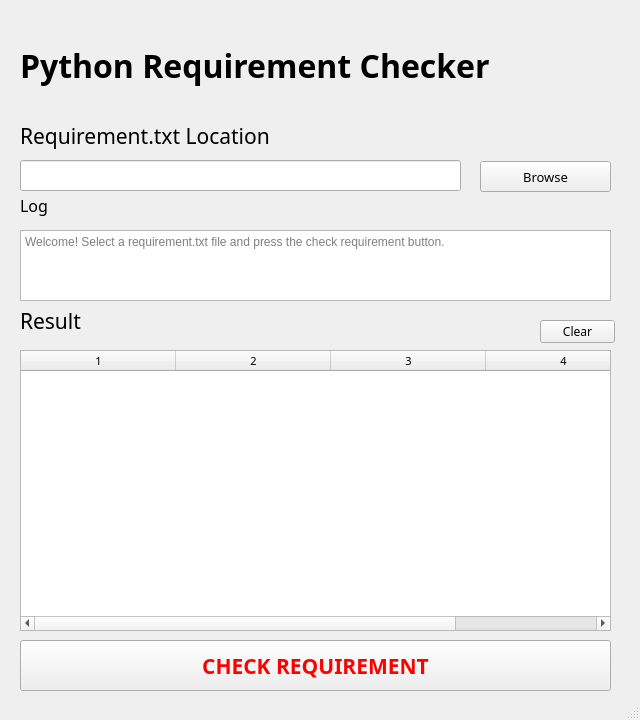
<?xml version="1.0" encoding="UTF-8"?>
<ui version="4.0">
 <class>MainWindow</class>
 <widget class="QMainWindow" name="Python Requirement Checker">
  <property name="geometry">
   <rect>
    <x>0</x>
    <y>0</y>
    <width>640</width>
    <height>720</height>
   </rect>
  </property>
  <property name="sizePolicy">
   <sizepolicy hsizetype="Fixed" vsizetype="Fixed">
    <horstretch>0</horstretch>
    <verstretch>0</verstretch>
   </sizepolicy>
  </property>
  <property name="minimumSize">
   <size>
    <width>640</width>
    <height>720</height>
   </size>
  </property>
  <property name="maximumSize">
   <size>
    <width>640</width>
    <height>720</height>
   </size>
  </property>
  <property name="windowTitle">
   <string>MainWindow</string>
  </property>
  <widget class="QWidget" name="centralwidget">
   <widget class="QTableWidget" name="tableResult">
    <property name="geometry">
     <rect>
      <x>20</x>
      <y>350</y>
      <width>591</width>
      <height>281</height>
     </rect>
    </property>
    <property name="font">
     <font>
      <family>Roboto Mono</family>
      <pointsize>8</pointsize>
     </font>
    </property>
    <property name="cursor" stdset="0">
     <cursorShape>ArrowCursor</cursorShape>
    </property>
    <property name="dragDropOverwriteMode">
     <bool>false</bool>
    </property>
    <property name="showGrid">
     <bool>true</bool>
    </property>
    <property name="gridStyle">
     <enum>Qt::DashLine</enum>
    </property>
    <property name="rowCount">
     <number>0</number>
    </property>
    <property name="columnCount">
     <number>4</number>
    </property>
    <attribute name="horizontalHeaderVisible">
     <bool>true</bool>
    </attribute>
    <attribute name="horizontalHeaderMinimumSectionSize">
     <number>30</number>
    </attribute>
    <attribute name="horizontalHeaderDefaultSectionSize">
     <number>155</number>
    </attribute>
    <attribute name="horizontalHeaderHighlightSections">
     <bool>false</bool>
    </attribute>
    <attribute name="horizontalHeaderShowSortIndicator" stdset="0">
     <bool>true</bool>
    </attribute>
    <attribute name="verticalHeaderVisible">
     <bool>false</bool>
    </attribute>
    <attribute name="verticalHeaderShowSortIndicator" stdset="0">
     <bool>false</bool>
    </attribute>
    <column/>
    <column/>
    <column/>
    <column/>
    <column/>
   </widget>
   <widget class="QPushButton" name="browseButton">
    <property name="geometry">
     <rect>
      <x>480</x>
      <y>161</y>
      <width>131</width>
      <height>31</height>
     </rect>
    </property>
    <property name="font">
     <font>
      <family>Roboto Mono</family>
      <pointsize>10</pointsize>
     </font>
    </property>
    <property name="text">
     <string>Browse</string>
    </property>
   </widget>
   <widget class="QLineEdit" name="lineLocation">
    <property name="geometry">
     <rect>
      <x>20</x>
      <y>160</y>
      <width>441</width>
      <height>31</height>
     </rect>
    </property>
   </widget>
   <widget class="QLabel" name="labelResult">
    <property name="geometry">
     <rect>
      <x>20</x>
      <y>300</y>
      <width>121</width>
      <height>41</height>
     </rect>
    </property>
    <property name="font">
     <font>
      <family>Roboto Mono</family>
      <pointsize>16</pointsize>
      <weight>50</weight>
      <bold>false</bold>
     </font>
    </property>
    <property name="text">
     <string>Result</string>
    </property>
   </widget>
   <widget class="QLabel" name="label_Title">
    <property name="geometry">
     <rect>
      <x>20</x>
      <y>20</y>
      <width>521</width>
      <height>91</height>
     </rect>
    </property>
    <property name="font">
     <font>
      <family>Roboto Mono</family>
      <pointsize>24</pointsize>
      <weight>75</weight>
      <bold>true</bold>
     </font>
    </property>
    <property name="text">
     <string>Python Requirement Checker</string>
    </property>
   </widget>
   <widget class="QLabel" name="label_location">
    <property name="geometry">
     <rect>
      <x>20</x>
      <y>120</y>
      <width>331</width>
      <height>31</height>
     </rect>
    </property>
    <property name="font">
     <font>
      <family>Roboto Mono</family>
      <pointsize>16</pointsize>
      <weight>50</weight>
      <bold>false</bold>
     </font>
    </property>
    <property name="text">
     <string>Requirement.txt Location</string>
    </property>
   </widget>
   <widget class="QPushButton" name="checkButton">
    <property name="geometry">
     <rect>
      <x>20</x>
      <y>640</y>
      <width>591</width>
      <height>51</height>
     </rect>
    </property>
    <property name="font">
     <font>
      <family>Roboto Mono</family>
      <pointsize>16</pointsize>
      <weight>75</weight>
      <bold>true</bold>
     </font>
    </property>
    <property name="autoFillBackground">
     <bool>true</bool>
    </property>
    <property name="styleSheet">
     <string notr="true">color:Red</string>
    </property>
    <property name="text">
     <string>CHECK REQUIREMENT</string>
    </property>
   </widget>
   <widget class="QPushButton" name="clearButton">
    <property name="geometry">
     <rect>
      <x>540</x>
      <y>320</y>
      <width>75</width>
      <height>23</height>
     </rect>
    </property>
    <property name="font">
     <font>
      <family>Roboto Mono</family>
     </font>
    </property>
    <property name="text">
     <string>Clear</string>
    </property>
   </widget>
   <widget class="QTextEdit" name="logWindow">
    <property name="enabled">
     <bool>true</bool>
    </property>
    <property name="geometry">
     <rect>
      <x>20</x>
      <y>230</y>
      <width>591</width>
      <height>71</height>
     </rect>
    </property>
    <property name="mouseTracking">
     <bool>false</bool>
    </property>
    <property name="acceptDrops">
     <bool>false</bool>
    </property>
    <property name="documentTitle">
     <string notr="true"/>
    </property>
    <property name="undoRedoEnabled">
     <bool>false</bool>
    </property>
    <property name="readOnly">
     <bool>true</bool>
    </property>
    <property name="acceptRichText">
     <bool>false</bool>
    </property>
    <property name="placeholderText">
     <string notr="true">Welcome! Select a requirement.txt file and press the check requirement button.</string>
    </property>
   </widget>
   <widget class="QLabel" name="label_log">
    <property name="geometry">
     <rect>
      <x>20</x>
      <y>190</y>
      <width>71</width>
      <height>31</height>
     </rect>
    </property>
    <property name="font">
     <font>
      <family>Roboto Mono</family>
      <pointsize>12</pointsize>
     </font>
    </property>
    <property name="text">
     <string>Log</string>
    </property>
   </widget>
  </widget>
  <widget class="QStatusBar" name="statusbar">
   <property name="enabled">
    <bool>true</bool>
   </property>
  </widget>
 </widget>
 <resources/>
 <connections/>
</ui>
